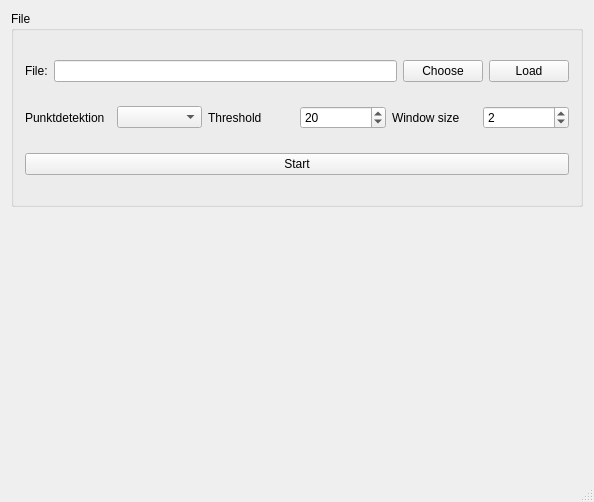
<?xml version="1.0" encoding="UTF-8"?>
<ui version="4.0">
 <class>main_GUI</class>
 <widget class="QMainWindow" name="main_GUI">
  <property name="geometry">
   <rect>
    <x>0</x>
    <y>0</y>
    <width>592</width>
    <height>502</height>
   </rect>
  </property>
  <property name="windowTitle">
   <string>Qt5Test2</string>
  </property>
  <widget class="QWidget" name="centralWidget">
   <layout class="QVBoxLayout" name="verticalLayout">
    <item>
     <layout class="QHBoxLayout" name="horizontalLayout_5">
      <item>
       <widget class="QGroupBox" name="groupBox">
        <property name="sizePolicy">
         <sizepolicy hsizetype="Minimum" vsizetype="Minimum">
          <horstretch>0</horstretch>
          <verstretch>0</verstretch>
         </sizepolicy>
        </property>
        <property name="minimumSize">
         <size>
          <width>200</width>
          <height>50</height>
         </size>
        </property>
        <property name="title">
         <string>File</string>
        </property>
        <layout class="QHBoxLayout" name="horizontalLayout">
         <item>
          <layout class="QVBoxLayout" name="verticalLayout_5">
           <property name="margin">
            <number>0</number>
           </property>
           <item>
            <layout class="QHBoxLayout" name="horizontalLayout_7">
             <item>
              <widget class="QLabel" name="lbl_file">
               <property name="text">
                <string>File:</string>
               </property>
              </widget>
             </item>
             <item>
              <widget class="QLineEdit" name="lineEdit_filename"/>
             </item>
             <item>
              <widget class="QPushButton" name="btn_choose">
               <property name="text">
                <string>Choose</string>
               </property>
              </widget>
             </item>
             <item>
              <widget class="QPushButton" name="btn_load">
               <property name="text">
                <string>Load</string>
               </property>
              </widget>
             </item>
            </layout>
           </item>
           <item>
            <layout class="QHBoxLayout" name="horizontalLayout_3">
             <item>
              <widget class="QLabel" name="label">
               <property name="text">
                <string>Punktdetektion</string>
               </property>
              </widget>
             </item>
             <item>
              <widget class="QComboBox" name="cmb_punktdet"/>
             </item>
             <item>
              <widget class="QLabel" name="label_2">
               <property name="text">
                <string>Threshold</string>
               </property>
              </widget>
             </item>
             <item>
              <widget class="QSpinBox" name="spinBox_threshold">
               <property name="minimum">
                <number>1</number>
               </property>
               <property name="maximum">
                <number>999</number>
               </property>
               <property name="value">
                <number>20</number>
               </property>
              </widget>
             </item>
             <item>
              <widget class="QLabel" name="label_3">
               <property name="text">
                <string>Window size</string>
               </property>
              </widget>
             </item>
             <item>
              <widget class="QSpinBox" name="spinBox_windowsize">
               <property name="minimum">
                <number>1</number>
               </property>
               <property name="maximum">
                <number>10</number>
               </property>
               <property name="value">
                <number>2</number>
               </property>
              </widget>
             </item>
            </layout>
           </item>
           <item>
            <layout class="QHBoxLayout" name="horizontalLayout_4">
             <item>
              <widget class="QPushButton" name="btn_start">
               <property name="text">
                <string>Start</string>
               </property>
              </widget>
             </item>
            </layout>
           </item>
          </layout>
         </item>
        </layout>
       </widget>
      </item>
     </layout>
    </item>
    <item>
     <widget class="QWidget" name="Pictures" native="true">
      <layout class="QHBoxLayout" name="horizontalLayout_2" stretch="0,1">
       <property name="spacing">
        <number>6</number>
       </property>
       <property name="margin">
        <number>0</number>
       </property>
       <item>
        <widget class="QWidget" name="LeftSIde" native="true">
         <property name="minimumSize">
          <size>
           <width>283</width>
           <height>256</height>
          </size>
         </property>
         <layout class="QHBoxLayout" name="horizontalLayout_6">
          <item>
           <widget class="QLabel" name="lbl_leftPic">
            <property name="sizePolicy">
             <sizepolicy hsizetype="Maximum" vsizetype="Maximum">
              <horstretch>0</horstretch>
              <verstretch>0</verstretch>
             </sizepolicy>
            </property>
            <property name="text">
             <string/>
            </property>
           </widget>
          </item>
         </layout>
        </widget>
       </item>
       <item>
        <widget class="QWidget" name="RightSide" native="true">
         <property name="minimumSize">
          <size>
           <width>283</width>
           <height>256</height>
          </size>
         </property>
         <layout class="QHBoxLayout" name="horizontalLayout_8">
          <item>
           <widget class="QLabel" name="lbl_rightPic">
            <property name="sizePolicy">
             <sizepolicy hsizetype="Maximum" vsizetype="Maximum">
              <horstretch>0</horstretch>
              <verstretch>0</verstretch>
             </sizepolicy>
            </property>
            <property name="text">
             <string/>
            </property>
           </widget>
          </item>
         </layout>
        </widget>
       </item>
      </layout>
     </widget>
    </item>
   </layout>
  </widget>
  <widget class="QStatusBar" name="statusBar"/>
 </widget>
 <layoutdefault spacing="6" margin="11"/>
 <resources>
  <include location="main_GUI.qrc"/>
 </resources>
 <connections/>
</ui>
